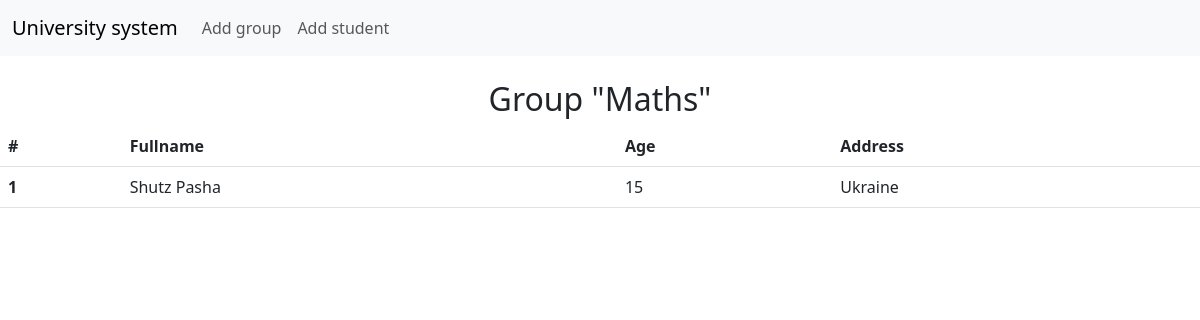
The app's page /group_list/Maths, older data.
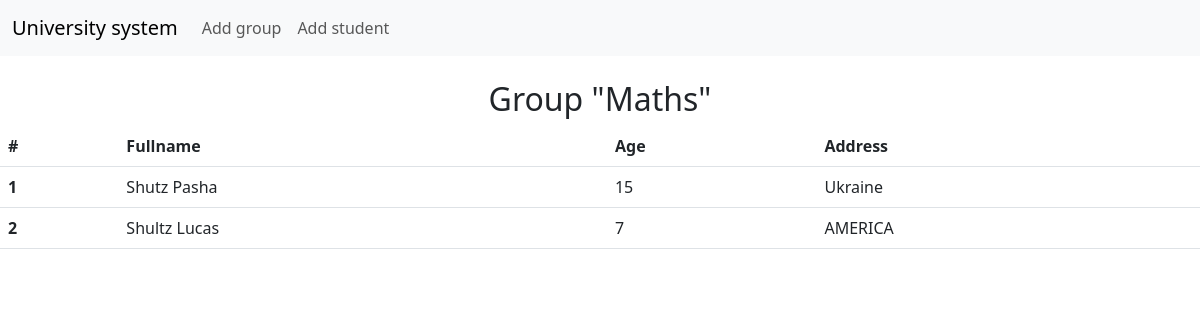
The same page, newer data.
### university_system/database/group.py (models this page shows, shortened)
class Group(base):
    __tablename__ = 'groups'
    id = Column(Integer, primary_key=True)
    group_name = Column(String)

### university_system/database/student.py (models this page shows, shortened)
class Student(base):
    __tablename__ = 'student'
    id = Column(Integer, primary_key=True)
    surname = Column(String)
    name = Column(String)
    age = Column(Integer)
    address = Column(String)
    group = Column(Integer, ForeignKey('groups.id'))

### university_system/routes.py (the view)
@app.route("/group_list/<group_name>")
def show_table_of_students_in_group(group_name) -> str:
    return render_template(
        "group_list.html",
        group_name=_get_data_about_group(group_name).group_name,
        all_students_in_group=_get_students_from_group(group_name),
        enumerate=enumerate
    )

### university_system/business_logic.py (called while the page is built)
def _get_data_about_group(group_name: str):
    return session.query(Group).where(Group.group_name == group_name).first()

def _get_students_from_group(group_name: str):
    return session.query(Student).where(Student.group == _get_data_about_group(group_name).id).all()

### university_system/templates/group_list.html
{% extends 'base.html' %}
{% block content %}
<br>
<h2 align="center">Group "{{ group_name }}"</h2>
    <table class="table">
        <thead>
            <tr>
                <th scope="col">#</th>
                <th scope="col">Fullname</th>
                <th scope="col">Age</th>
                <th scope="col">Address</th>
            </tr>
        </thead>
        <tbody>
            {% for index, student in enumerate(all_students_in_group, 1) %}
                <tr>
                    <th scope="row">{{ index }}</th>
                    <td>{{ student.surname}} {{ student.name }}</td>
                    <td>{{ student.age}}</td>
                    <td>{{ student.address}}</td>
                </tr>
            {% endfor %}
        </tbody>
    </table>
{% endblock %}

### university_system/templates/base.html (shortened to what this page needs)
<!DOCTYPE html>
<html lang="en">
<head>
    <link href="https://cdn.jsdelivr.net/npm/bootstrap@5.3.0-alpha1/dist/css/bootstrap.min.css" rel="stylesheet">
</head>
<body>
    <nav class="navbar navbar-expand-lg bg-body-tertiary">
        <div class="container-fluid">
            <a class="navbar-brand" href="/">University system</a>
            <div class="collapse navbar-collapse" id="navbarNavDropdown">
                <ul class="navbar-nav">
                    <li class="nav-item">
                      <a class="nav-link" href="{{ url_for('add_new_group') }}">Add group</a>
                    </li>
                    <li class="nav-item">
                      <a class="nav-link" href="{{ url_for('add_student_to_group') }}">Add student</a>
                    </li>
                </ul>
            </div>
        </div>
    </nav>
    {% block content %}{% endblock %}
</body>
</html>

Row changes from the older to the newer data that the page shows:
added Student: group "2", surname "Shultz", name "Lucas", age "7", address "AMERICA"
